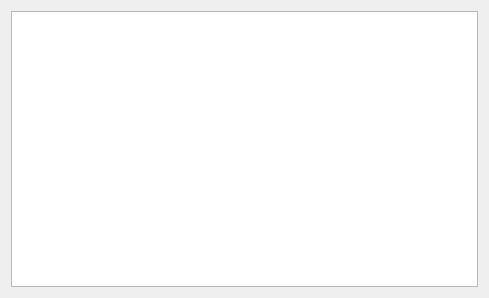
<?xml version="1.0" encoding="UTF-8"?>
<ui version="4.0">
 <class>OrdersView</class>
 <widget class="QWidget" name="OrdersView">
  <property name="geometry">
   <rect>
    <x>0</x>
    <y>0</y>
    <width>489</width>
    <height>298</height>
   </rect>
  </property>
  <property name="windowTitle">
   <string>Form</string>
  </property>
  <layout class="QGridLayout" name="gridLayout">
   <item row="0" column="0">
    <widget class="QTableView" name="ordersTableView"/>
   </item>
  </layout>
 </widget>
 <resources/>
 <connections/>
</ui>
